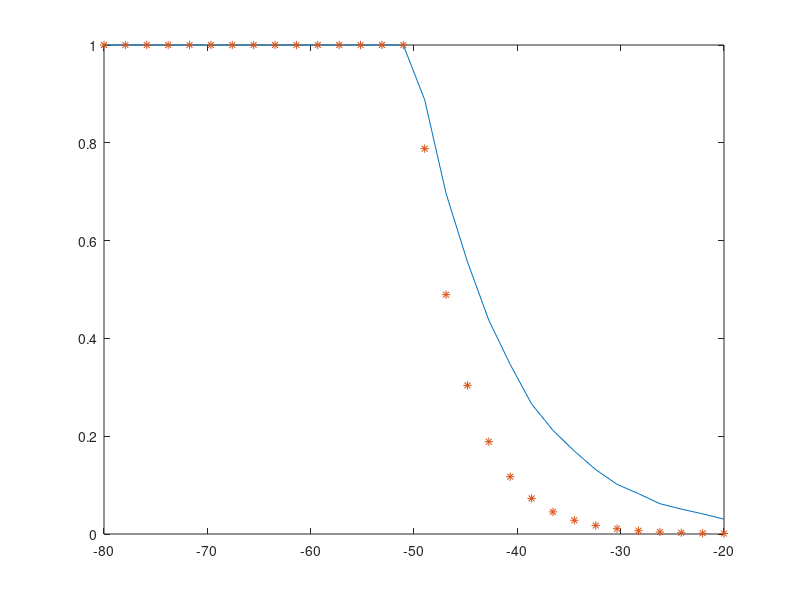

Write MATLAB code to recreate this figure.
clc; clear all;

gamma_vec = logspace(-8,-2,30);
R = 100;
P = 0.1;
Cov = zeros(1,length(gamma_vec));

experiments = 20000;

for i = 1:length(gamma_vec)
    gamma0 = gamma_vec(i);
    for iter = 1:experiments
        d = R*(rand);
        Rec_pow = P*d^(-2);

        if Rec_pow > gamma0
            Cov(i) = Cov(i) + 1;
        end
    end
    Cov(i) = Cov(i)/experiments;
end

plot(pow2db(gamma_vec),Cov);
hold on
plot(pow2db(gamma_vec), min(1,(1/R^2)*(P./gamma_vec)),'*');


